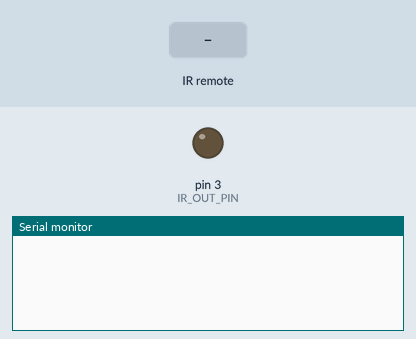
Recording of a sketch running on a simulated Arduino Uno, built with avr-gcc and run on an emulated ATmega328P. Shown: output pins drawn as LEDs (lit = HIGH), the last lines printed to the serial monitor. The inputs (shaded band) are chosen by the test bench.

Above: at 1.2 s.
1.3 s: infrared code 0xFFFFFFFF received
At 2.5 s:
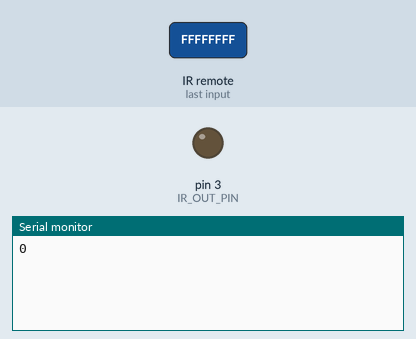
2.8 s: infrared code 0x40248B7 received
At 3.8 s:
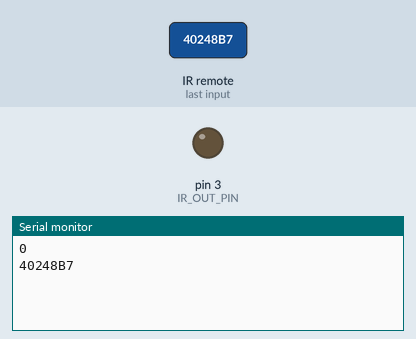

The sketch:

IR_Onboard.ino
```cpp
#include <IRremote.h>
#include <stdio.h>

#define IR_IN_PIN 2 //IR input pin
#define IR_OUT_PIN 3 //IR output pin

IRrecv irIn(IR_IN_PIN);

decode_results results;
decode_results gotVal;

decode_results lastVal;

void setup()
{
	//Serial.begin(9600);
	Serial.begin(250000);

	pinMode(IR_IN_PIN, INPUT);

	pinMode(IR_OUT_PIN, OUTPUT);
	digitalWrite(IR_OUT_PIN, LOW);   //Make sure LED starts "off"

	irIn.enableIRIn(); // Start the receiver

	irIn.blink13(1); //Sets pin 13 to blink every time an IR signal is being decoded
}

void loop()
{
	//Send data only when you receive data:
	//if (Serial.available() > 0)
	//{
	//	// read the incoming byte:
	//	char incomingByte = Serial.read();

	//	if (incomingByte == 'P')
	//	{
	//		Serial.println(0xC00C80, HEX);    //Sky
	//		delay(70); //Required delay between commands
	//		Serial.println(0x402E817, HEX);   //Mute
	//		delay(70);
	//	}
	//	else if (incomingByte == 'S')
	//	{
	//		int kHz = 0;
	//		int NumIRsignals = 0;
	//		int IRsignal[200];

	//		getEverything(&NumIRsignals, &kHz, IRsignal);

	//		//delay(200);

	//		for (int i = 0; i < NumIRsignals; i += 2) //Loop through all of the IR timings
	//		{
	//			pulseIR(IRsignal[i] * 10, kHz);            //Flash IR LED at 38khz for the right amount of time
	//			delayMicroseconds(IRsignal[i + 1] * 10); //Then turn it off for the right amount of time
	//		}

	//	}//incomingByte == 'S'
	//}//if (Serial.available() > 0)

	results.rawlen;
	//if(irIn.decodeHash(&results))
	if (irIn.decode(&results))
	{
		if (results.value != 0xFFFFFFFF
			&& results.value != 0x4CB0FADD
			&& results.value != 0xFCABFFBF
			&& results.value != 0xDDE32E9D
			&& results.value != 0x22AE7A28
			&& results.value != 0x9716BE3F
			&& results.value != 0x7A6AD1F)
		{
			gotVal = results;
		}

		//Sends the data to C++ program
		Serial.println(gotVal.value, HEX);

		//Faster if changing vol:
		if (gotVal.value == lastVal.value
			&& (gotVal.value == 0x4028877
				|| gotVal.value == 0x40248B7
				|| gotVal.value == 0x490
				|| gotVal.value == 0xC90))
		{
			delay(20);
		}
		else
		{
			delay(300);
		}

		lastVal = gotVal;

		irIn.resume(); // Receive the next value
	}
}

void getEverything(int *NumIRsignals, int *kHz, int IRsignal[])
{
	char chBuff[5] = { '0', '0', '0', '0', '0' };
	int chPointer = 4;
	int area = 0;

	int signalPointer = 0;

	while (area < 3)
	{
		if (Serial.available() > 0)
		{
			// read the incoming byte:
			char incomingByte = Serial.read();

			if (incomingByte == '#') // Preps for next value
			{
				if (area == 0)       *kHz = atoi(chBuff);
				else if (area == 1)  *NumIRsignals = atoi(chBuff);

				//Resets chBuff for next value
				for (int i = 0; i < 5; i++)
				{
					chBuff[i] = '0';
				}
				chPointer = 4;
				//Resets chBuff for next value

				area++; //Moves on to collect next value
			}
			else if (incomingByte == ',')
			{
				IRsignal[signalPointer] = atoi(chBuff);

				//Resets chBuff for next value
				for (int i = 0; i < 5; i++)
				{
					chBuff[i] = '0';
				}
				chPointer = 4;
				//Resets chBuff for next value

				signalPointer++;
			}
			else
			{
				if (chPointer >= 0)
				{
					chBuff[chPointer] = incomingByte;
					chPointer--;
				}
			}
		}
	}
}

// This function allows us to PWM the IR LED at about 38khz/40khz for the sensor
// Borrowed from Adafruit!
void pulseIR(long microsecs, int kHz)
{
	int freq = 1000 / kHz;
	int dely = (freq - (3 * 2)) / 2;

	cli();  //Turns off background interrupts

	while (microsecs > 0) // we'll count down from the number of microseconds we are told to wait
	{
		// 38 kHz is about 13 microseconds high and 13 microseconds low
		digitalWrite(IR_OUT_PIN, HIGH);  // this takes about 3 microseconds to happen
		delayMicroseconds(dely);         // hang out for 10 microseconds, you can also change this to 9 if its not working
		digitalWrite(IR_OUT_PIN, LOW);   // this also takes about 3 microseconds
		delayMicroseconds(dely);         // hang out for 10 microseconds, you can also change this to 9 if its not working

										 // so 26 microseconds altogether
		microsecs -= freq;
	}

	sei();  //Turns background interrupts back on
}
```

Measured:
- after the input at 1.3 s, the serial monitor: prints a new line at once (image 1)
- after the input at 2.8 s, the serial monitor: prints a new line at once (image 2)
